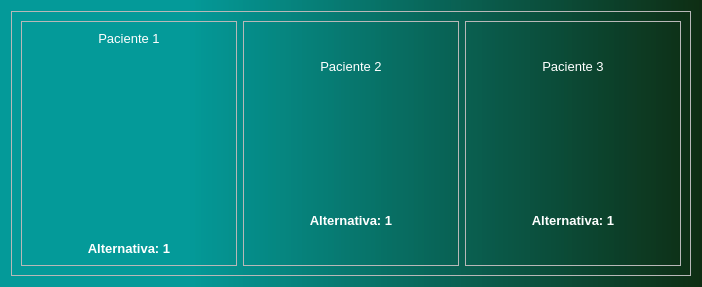
<?xml version="1.0" encoding="UTF-8"?>
<ui version="4.0">
 <class>Pacientes</class>
 <widget class="QWidget" name="Pacientes">
  <property name="geometry">
   <rect>
    <x>0</x>
    <y>0</y>
    <width>702</width>
    <height>287</height>
   </rect>
  </property>
  <property name="sizePolicy">
   <sizepolicy hsizetype="Preferred" vsizetype="Preferred">
    <horstretch>0</horstretch>
    <verstretch>0</verstretch>
   </sizepolicy>
  </property>
  <property name="maximumSize">
   <size>
    <width>1646</width>
    <height>614</height>
   </size>
  </property>
  <property name="windowTitle">
   <string>Form</string>
  </property>
  <property name="styleSheet">
   <string notr="true">background-color: qlineargradient(spread:pad, x1:0, y1:0, x2:1, y2:0, stop:0.267045 rgba(0, 152, 151, 225), stop:1 rgba(10, 42, 15, 224));</string>
  </property>
  <layout class="QVBoxLayout" name="verticalLayout">
   <item>
    <widget class="QFrame" name="frame">
     <property name="styleSheet">
      <string notr="true">background-color: none;

color: rgb(255, 255, 255);</string>
     </property>
     <property name="frameShape">
      <enum>QFrame::StyledPanel</enum>
     </property>
     <property name="frameShadow">
      <enum>QFrame::Raised</enum>
     </property>
     <layout class="QHBoxLayout" name="horizontalLayout">
      <item>
       <widget class="QFrame" name="frame_2">
        <property name="frameShape">
         <enum>QFrame::StyledPanel</enum>
        </property>
        <property name="frameShadow">
         <enum>QFrame::Raised</enum>
        </property>
        <layout class="QVBoxLayout" name="verticalLayout_2">
         <item>
          <widget class="QLabel" name="label_7">
           <property name="text">
            <string>&lt;html&gt;&lt;head/&gt;&lt;body&gt;&lt;p align=&quot;center&quot;&gt;&lt;span style=&quot; font-size:10pt;&quot;&gt;Paciente 1&lt;/span&gt;&lt;/p&gt;&lt;/body&gt;&lt;/html&gt;</string>
           </property>
          </widget>
         </item>
         <item>
          <widget class="QLabel" name="label">
           <property name="sizePolicy">
            <sizepolicy hsizetype="Preferred" vsizetype="Expanding">
             <horstretch>0</horstretch>
             <verstretch>0</verstretch>
            </sizepolicy>
           </property>
           <property name="text">
            <string/>
           </property>
           <property name="textFormat">
            <enum>Qt::PlainText</enum>
           </property>
           <property name="pixmap">
            <pixmap resource="icons.qrc">:/icons/Icons/paciente3.png</pixmap>
           </property>
           <property name="scaledContents">
            <bool>true</bool>
           </property>
           <property name="wordWrap">
            <bool>false</bool>
           </property>
          </widget>
         </item>
         <item>
          <widget class="QLabel" name="lblalt1">
           <property name="text">
            <string>&lt;html&gt;&lt;head/&gt;&lt;body&gt;&lt;p align=&quot;center&quot;&gt;&lt;span style=&quot; font-size:10pt; font-weight:600;&quot;&gt;Alternativa: 1&lt;/span&gt;&lt;/p&gt;&lt;/body&gt;&lt;/html&gt;</string>
           </property>
          </widget>
         </item>
        </layout>
       </widget>
      </item>
      <item>
       <widget class="QFrame" name="frame_3">
        <property name="frameShape">
         <enum>QFrame::StyledPanel</enum>
        </property>
        <property name="frameShadow">
         <enum>QFrame::Raised</enum>
        </property>
        <layout class="QVBoxLayout" name="verticalLayout_3">
         <item>
          <widget class="QLabel" name="label_8">
           <property name="text">
            <string>&lt;html&gt;&lt;head/&gt;&lt;body&gt;&lt;p align=&quot;center&quot;&gt;&lt;span style=&quot; font-size:10pt;&quot;&gt;Paciente 2&lt;/span&gt;&lt;/p&gt;&lt;/body&gt;&lt;/html&gt;</string>
           </property>
          </widget>
         </item>
         <item>
          <widget class="QLabel" name="label_3">
           <property name="text">
            <string/>
           </property>
           <property name="pixmap">
            <pixmap resource="icons.qrc">:/icons/Icons/paciente1.png</pixmap>
           </property>
           <property name="scaledContents">
            <bool>true</bool>
           </property>
          </widget>
         </item>
         <item>
          <widget class="QLabel" name="lblalt2">
           <property name="text">
            <string>&lt;html&gt;&lt;head/&gt;&lt;body&gt;&lt;p align=&quot;center&quot;&gt;&lt;span style=&quot; font-size:10pt; font-weight:600;&quot;&gt;Alternativa: 1&lt;/span&gt;&lt;/p&gt;&lt;/body&gt;&lt;/html&gt;</string>
           </property>
          </widget>
         </item>
        </layout>
       </widget>
      </item>
      <item>
       <widget class="QFrame" name="frame_4">
        <property name="frameShape">
         <enum>QFrame::StyledPanel</enum>
        </property>
        <property name="frameShadow">
         <enum>QFrame::Raised</enum>
        </property>
        <layout class="QVBoxLayout" name="verticalLayout_4">
         <item>
          <widget class="QLabel" name="label_9">
           <property name="text">
            <string>&lt;html&gt;&lt;head/&gt;&lt;body&gt;&lt;p align=&quot;center&quot;&gt;&lt;span style=&quot; font-size:10pt;&quot;&gt;Paciente 3&lt;/span&gt;&lt;/p&gt;&lt;/body&gt;&lt;/html&gt;</string>
           </property>
          </widget>
         </item>
         <item>
          <widget class="QLabel" name="label_5">
           <property name="text">
            <string/>
           </property>
           <property name="pixmap">
            <pixmap resource="icons.qrc">:/icons/Icons/paciente2.png</pixmap>
           </property>
           <property name="scaledContents">
            <bool>true</bool>
           </property>
          </widget>
         </item>
         <item>
          <widget class="QLabel" name="lblalt3">
           <property name="text">
            <string>&lt;html&gt;&lt;head/&gt;&lt;body&gt;&lt;p align=&quot;center&quot;&gt;&lt;span style=&quot; font-size:10pt; font-weight:600;&quot;&gt;Alternativa: 1&lt;/span&gt;&lt;/p&gt;&lt;/body&gt;&lt;/html&gt;</string>
           </property>
          </widget>
         </item>
        </layout>
       </widget>
      </item>
     </layout>
    </widget>
   </item>
  </layout>
 </widget>
 <resources>
  <include location="icons.qrc"/>
 </resources>
 <connections/>
</ui>
